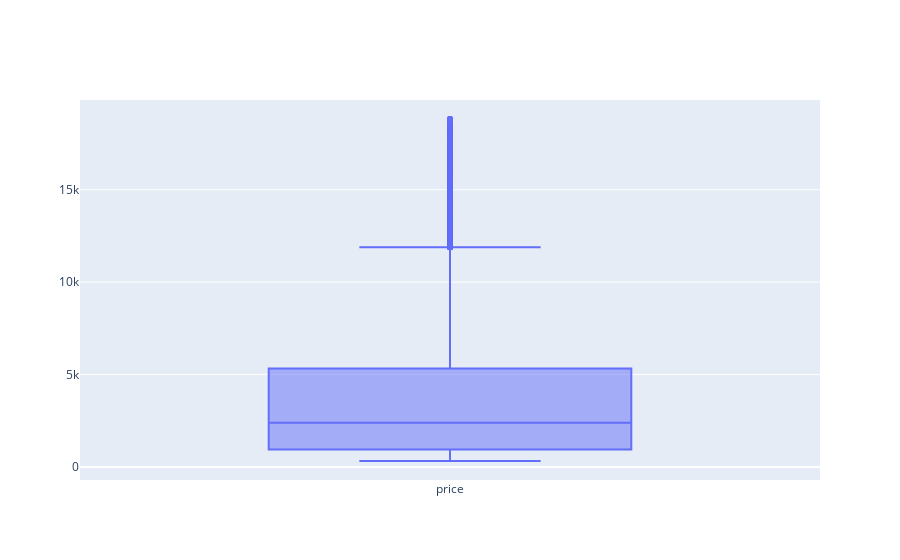

Notebook cell for this chart:
### Code cell
data = [
    go.Box(y=DF.price, name='price'),
   
]
fig = go.Figure(data=data)
fig.show()

### Figure 1 — Plotly figure (JSON) as saved in the notebook; plotly's stock layout.template omitted (floating-point values rounded to 4 significant figures; data arrays with more than 128 entries replaced by an {"elided": "..."} marker saying what was removed)
{"data": [{"name": "price", "type": "box", "y": {"elided": "53940 int values"}}], "layout": {}}
